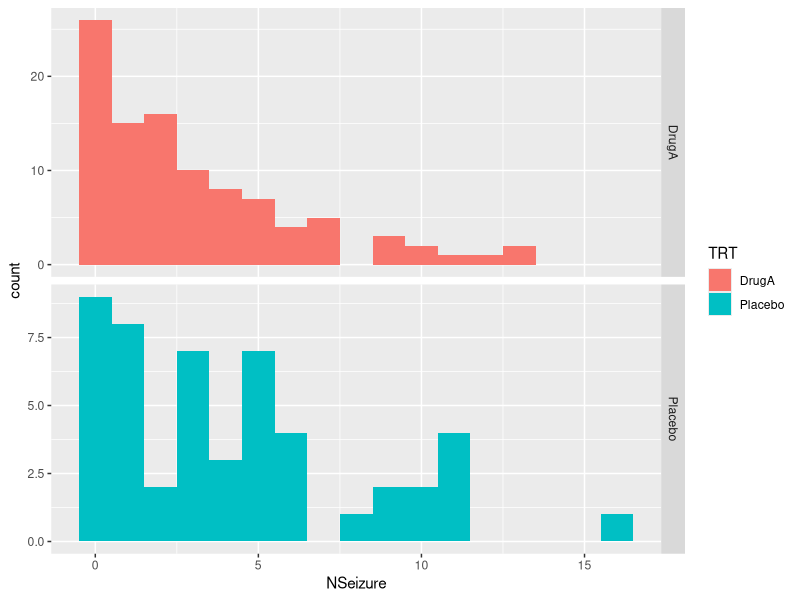

The R script that drew this image: (Note: this script raises an error after producing the figure.)
## ---- chunk 1
seiz.data<- read.csv("countdata.csv", sep=",")
head(seiz.data)
summary(seiz.data)
## ---- chunk 2
list.of.packages <- c("MASS", "ggplot2")
new.packages <- list.of.packages[!(list.of.packages %in% installed.packages()[,"Package"])]
if(length(new.packages)) install.packages(new.packages)
lapply(list.of.packages, require, character.only = TRUE)
# this should return 2 TRUE statements (one for each package)
# you can also lapply library instead of require
## ---- chunk 3
plot<-ggplot(seiz.data, aes(NSeizure, fill = TRT)) +
  geom_histogram(binwidth = 1) +
  facet_grid(TRT ~ .,scales = "free")
plot

## ---- chunk 4
with(seiz.data, tapply(NSeizure, TRT, function(x) {sprintf("M (SD) = %1.2f (%1.2f)", 
  mean(x), sd(x)) }))



### 2.99 seizures with Drug, 4.20 seizures with placebo, is that a significant diff?
### could use a t-test for a quick and dirty
## We'd like to model a relationship between drug and seizures with regression model
## ---- chunk 5
fit.pois.base<- glm(NSeizure ~ 1, family = "poisson", data = seiz.data)
summary(fit.pois.base)

fit.pois.full<-glm(NSeizure ~ relevel(TRT,"Placebo") + relevel(Gender,"Female") + Age,
        family = "poisson", data = seiz.data)
summary(fit.pois.full)

## ---- chunk 6
with(fit.pois.full, cbind(res.deviance = deviance, df = df.residual,
    pvalue = pchisq(deviance, df.residual, lower.tail = FALSE)))

## ---- chunk 7
fit.nb <- glm.nb(NSeizure ~ relevel(TRT,"Placebo")+Gender+Age, data = seiz.data)
summary(fit.nb)

## ---- chunk 8
fit.nb1<-glm.nb(NSeizure ~ relevel(TRT,"Placebo")+Age, data = seiz.data)
summary(fit.nb1)

## ---- chunk 9
with(fit.nb1, cbind(res.deviance = deviance, df = df.residual,
    p = pchisq(deviance, df.residual, lower.tail = FALSE)))
### p-value for chi-sq test, testing deviance between final and saturated, is nonsignificant
## meaning we accept null hypothesis that current model adequately fits data

## ---- chunk 10
(est <- cbind(Estimate = coef(fit.nb1), confint(fit.nb1)))

## ---- chunk 11
exp(est)

## ---- chunk 12
newdata2 <- data.frame(Age = rep(seq(from = 20, to = 80,
                                     length.out = 100), 2),
                       TRT = factor(rep(1:2, each = 100), levels = 1:2, labels =
                                      levels(seiz.data$TRT)))
newdata2 <- cbind(newdata2, predict(fit.nb1, newdata2,
                                    type = "link",se.fit=TRUE))
newdata2 <- within(newdata2, {
  NumberofSeizures <- exp(fit)
  LL <- exp(fit - 1.96 * se.fit)
  UL <- exp(fit + 1.96 * se.fit)
})
plot1<-ggplot(newdata2, aes(Age, NumberofSeizures)) +
  geom_ribbon(aes(ymin = LL, ymax = UL, fill = TRT), alpha = .25) +
  geom_line(aes(colour = TRT), size = 2) +
  labs(x = "Age, years", y = "Predicted Number of seizures")
plot1+ theme(panel.background = element_rect(fill='white', colour='red'))+
  theme(axis.title.y = element_text(colour = 'blue', size = 25, face='bold'))+
  theme(axis.text.y = element_text(size = 20, colour='black'))+
  theme(axis.title.x = element_text(colour = 'blue', size = 25, face='bold'))+
  theme(axis.text.x = element_text(size = 20, colour='black'))+
  ggtitle("Model-Predicted Seizure Count by Covariates")+
  theme(plot.title = element_text(lineheight=.8, face="bold",size = 18))+
  theme(legend.position="right")+
  theme(legend.title=element_blank())+
  theme(legend.text = element_text(colour="black", size = 10))

